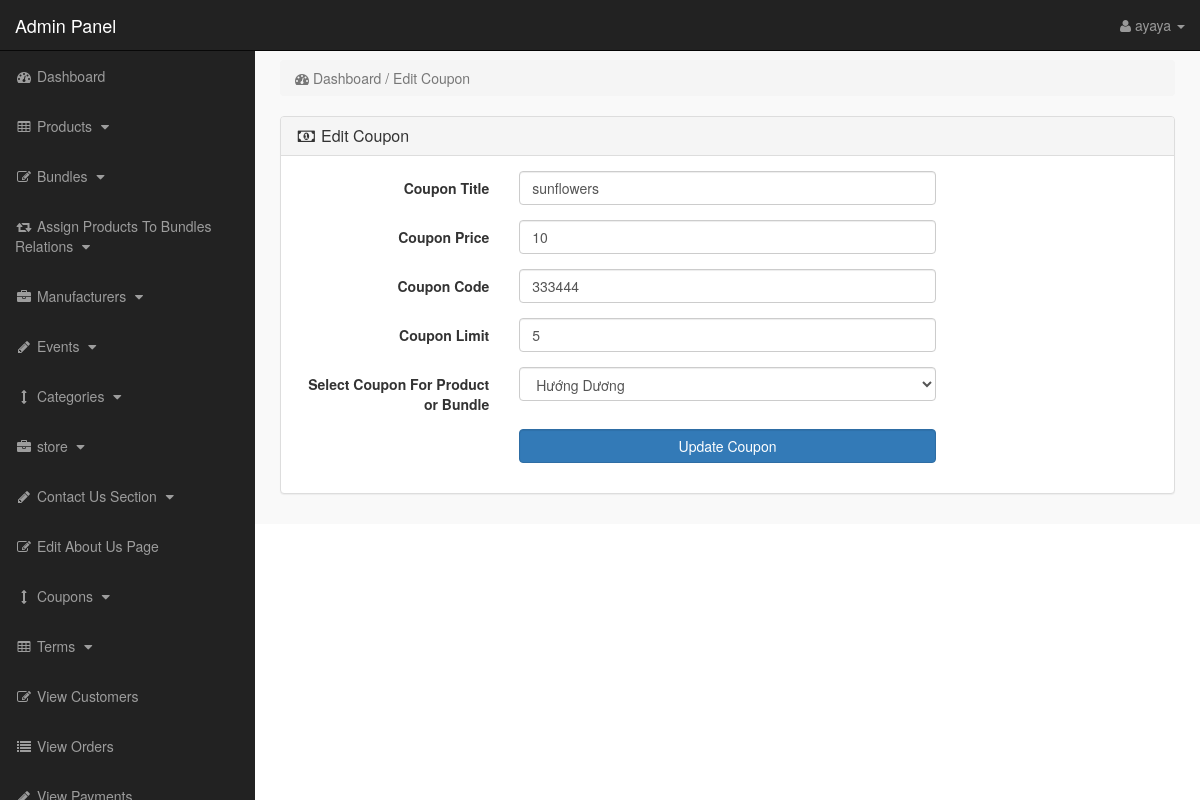
/admin_area/index.php?edit_coupon=1 (signed in), run on the app's committed database.
### tables this page shows
CREATE TABLE `coupons` (
  `coupon_id` int(11) NOT NULL,
  `product_id` int(11) NOT NULL,
  `coupon_title` varchar(255) NOT NULL,
  `coupon_price` varchar(255) NOT NULL,
  `coupon_code` varchar(255) NOT NULL,
  `coupon_limit` int(11) NOT NULL,
  `coupon_used` int(11) NOT NULL
);

CREATE TABLE `products` (
  `product_id` int(11) NOT NULL,
  `p_cat_id` int(11) NOT NULL,
  `cat_id` int(11) NOT NULL,
  `manufacturer_id` int(11) NOT NULL,
  `date` timestamp NOT NULL DEFAULT current_timestamp() ON UPDATE current_timestamp(),
  `product_title` text NOT NULL,
  `product_url` mediumtext NOT NULL,
  `product_img1` mediumtext NOT NULL,
  `product_img2` mediumtext NOT NULL,
  `product_img3` mediumtext NOT NULL,
  `product_price` int(11) NOT NULL,
  `product_psp_price` int(11) NOT NULL,
  `product_desc` mediumtext NOT NULL,
  `product_keywords` mediumtext NOT NULL,
  `product_label` mediumtext NOT NULL,
  `status` varchar(255) NOT NULL
);

### admin_area/edit_coupon.php (the view, shortened to what this page needs)
<?php
if(!isset($_SESSION['admin_email'])){
echo "<script>window.open('login.php','_self')</script>";
}
else {
?>
<?php
if(isset($_GET['edit_coupon'])){
$edit_id = $_GET['edit_coupon'];
$edit_coupon = "select * from coupons where coupon_id='$edit_id'";
$run_edit = mysqli_query($con,$edit_coupon);
$row_edit = mysqli_fetch_array($run_edit);
$c_title = $row_edit['coupon_title'];
$c_price = $row_edit['coupon_price'];
$c_code = $row_edit['coupon_code'];
$c_limit = $row_edit['coupon_limit'];
$p_id = $row_edit['product_id'];
$get_products = "select * from products where product_id='$p_id'";
$run_products = mysqli_query($con,$get_products);
$row_products = mysqli_fetch_array($run_products);
$product_id = $row_products['product_id'];
$product_title = $row_products['product_title'];
}
?>
<div class="row">
<div class="col-lg-12">
<ol class="breadcrumb">
<li class="active">
<i class="fa fa-dashboard"> </i> Dashboard / Edit Coupon
</li>
</ol>
</div>
</div>
<div class="row">
<div class="col-lg-12">
<div class="panel panel-default">
<div class="panel-heading">
<h3 class="panel-title">
<i class="fa fa-money fa-fw"> </i> Edit Coupon
</h3>
</div>
<div class="panel-body">
<form class="form-horizontal" method="post" action="">
<div class="form-group" >
<label class="col-md-3 control-label"> Coupon Title </label>
<div class="col-md-6">
<input type="text" name="coupon_title" class="form-control" value="<?php echo $c_title; ?>" >
</div>
</div>
<div class="form-group" >
<label class="col-md-3 control-label"> Coupon Price </label>
<div class="col-md-6">
<input type="text" name="coupon_price" class="form-control" value="<?php echo $c_price; ?>">
</div>
</div>
<div class="form-group" >
<label class="col-md-3 control-label"> Coupon Code </label>
<div class="col-md-6">
<input type="text" name="coupon_code" class="form-control" value="<?php echo $c_code; ?> ">
</div>
</div>
<div class="form-group" >
<label class="col-md-3 control-label"> Coupon Limit </label>
<div class="col-md-6">
<input type="number" name="coupon_limit" value="<?php echo $c_limit; ?>" class="form-control">
</div>
</div>
<div class="form-group" >
<label class="col-md-3 control-label"> Select Coupon For Product or Bundle </label>
<div class="col-md-6">
<select name="product_id" class="form-control">
<option value="<?php echo $product_id; ?>"> <?php echo $product_title; ?> </option>
</select>
</div>
</div>
<div class="form-group" >
<label class="col-md-3 control-label"> </label>
<div class="col-md-6">
<input type="submit" name="update" class=" btn btn-primary form-control" value=" Update Coupon ">
</div>
</div>
</form>
</div>
</div>
</div>
</div>
<?php } ?>

### admin_area/includes/sidebar.php (shortened to what this page needs)
<?php
if(!isset($_SESSION['admin_email'])){
echo "<script>window.open('login.php','_self')</script>";
}
else {
?>
<nav class="navbar navbar-inverse navbar-fixed-top" >
<div class="navbar-header" >
<a class="navbar-brand" href="index.php?dashboard" >Admin Panel</a>
</div>
<ul class="nav navbar-right top-nav" >
<li class="dropdown" >
<a href="#" class="dropdown-toggle" data-toggle="dropdown" >
<i class="fa fa-user" ></i>
<?php echo $admin_name; ?> <b class="caret" ></b>
</a>
</li>
</ul>
<div class="collapse navbar-collapse navbar-ex1-collapse">
<ul class="nav navbar-nav side-nav">
<li>
<a href="index.php?dashboard">
<i class="fa fa-fw fa-dashboard"></i> Dashboard
</a>
</li>
<li>
<a href="#" data-toggle="collapse" data-target="#products">
<i class="fa fa-fw fa-table"></i> Products
<i class="fa fa-fw fa-caret-down"></i>
</a>
</li>
<li>
<a href="#" data-toggle="collapse" data-target="#bundles">
<i class="fa fa-fw fa-edit"></i> Bundles
<i class="fa fa-fw fa-caret-down"></i>
</a>
</li>
<li>
<a href="#" data-toggle="collapse" data-target="#relations">
<i class="fa fa-fw fa-retweet"></i> Assign Products To Bundles Relations
<i class="fa fa-fw fa-caret-down"></i>
</a>
</li>
<li>
<a href="#" data-toggle="collapse" data-target="#manufacturers">
<i class="fa fa-fw fa-briefcase"></i> Manufacturers
<i class="fa fa-fw fa-caret-down"></i>
</a>
</li>
<li>
<a href="#" data-toggle="collapse" data-target="#p_cat">
<i class="fa fa-fw fa-pencil"></i> Events
<i class="fa fa-fw fa-caret-down"></i>
</a>
</li>
<li>
<a href="#" data-toggle="collapse" data-target="#cat">
<i class="fa fa-fw fa-arrows-v"></i> Categories
<i class="fa fa-fw fa-caret-down"></i>
</a>
</li>
<li>
<a href="#" data-toggle="collapse" data-target="#store">
<i class="fa fa-fw fa-briefcase"></i> store
<i class="fa fa-fw fa-caret-down"></i>
</a>
</li>
<li>
<a href="#" data-toggle="collapse" data-target="#contact_us">
<i class="fa fa-fw fa-pencil"> </i> Contact Us Section
<i class="fa fa-fw fa-caret-down"></i>
</a>
</li>
<li>
<a href="index.php?edit_about_us">
<i class="fa fa-fw fa-edit"></i> Edit About Us Page
</a>
</li>
<li>
<a href="#" data-toggle="collapse" data-target="#coupons">
<i class="fa fa-fw fa-arrows-v"></i> Coupons
<i class="fa fa-fw fa-caret-down"></i>
</a>
</li>
<li>
<a href="#" data-toggle="collapse" data-target="#terms" >
<i class="fa fa-fw fa-table"></i> Terms
<i class="fa fa-fw fa-caret-down"></i>
</a>
</li>
<li>
<a href="index.php?view_customers">
<i class="fa fa-fw fa-edit"></i> View Customers
</a>
</li>
<li>
<a href="index.php?view_orders">
<i class="fa fa-fw fa-list"></i> View Orders
</a>
</li>
<li>
<a href="index.php?view_payments">
<i class="fa fa-fw fa-pencil"></i> View Payments
</a>
</li>
</ul>
</div>
</nav>
<?php } ?>

### admin_area/css/style.css (style rules this page uses)
body { margin-top:100px; }
@media (min-width: 768px) { body { margin-top:50px; } }
.top-nav { padding:0 15px; }
.top-nav>li { display:inline-block; float:left; }
.top-nav>li>a { padding-top:15px; padding-bottom:15px; line-height:20px; color:#999; }
@media (min-width: 768px) { .side-nav { position:fixed; top:51px; width:255px; border-radius:0; overflow-y:auto; background-color: #222; bottom:0; overflow-x:hidden; padding-bottom:40px; } }
@media (min-width: 768px) { .side-nav>li>a { width:255px; } }
.panel-body { border-radius:5px; }

### data on the page
coupons: coupon_title "sunflowers", coupon_price "10", coupon_code "333444", coupon_limit "5"
products: product_id "Hướng Dương"

### other printed values
$admin_name "ayaya"
